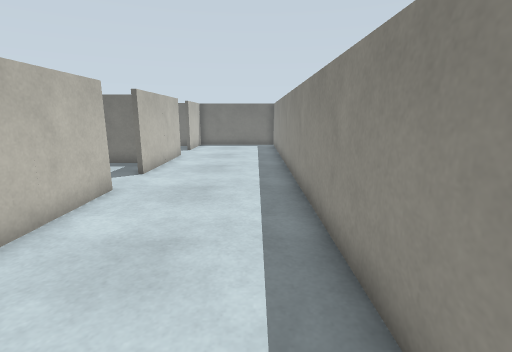
[1] (above)

17 first-person views from a walk through a world built for the Gazebo simulator. The camera is 1.1 m above the floor, tilts 12° down and sees 85° across. The floor is counted in squares, 0.5 m on a side. Each view is taken from the middle of a square. On the plan, view 1 faces up. The plan holds only what a view shows up to about 17 squares ahead; the rest is blank. Robots are left out.

[2]
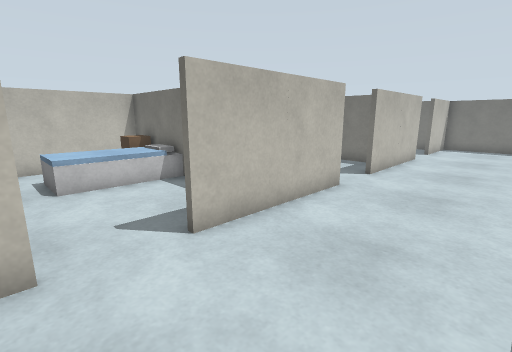

[3]
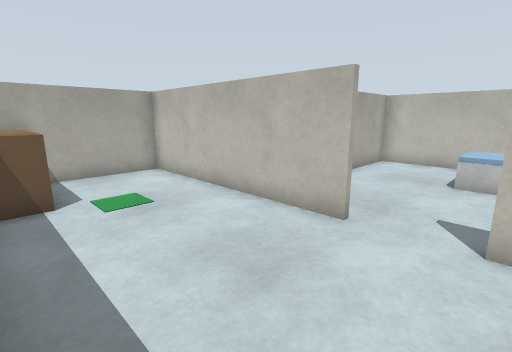

[4]
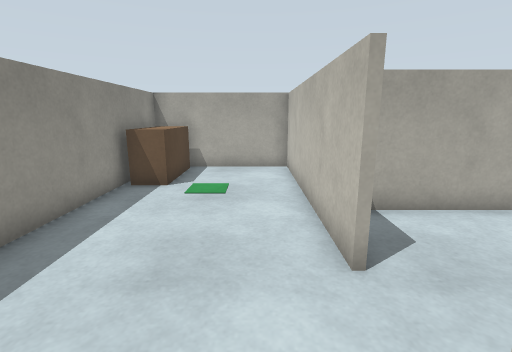

[5]
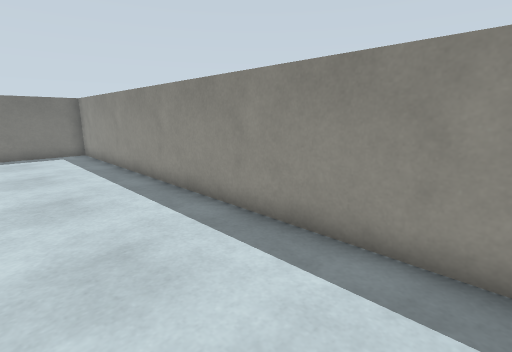

[6]
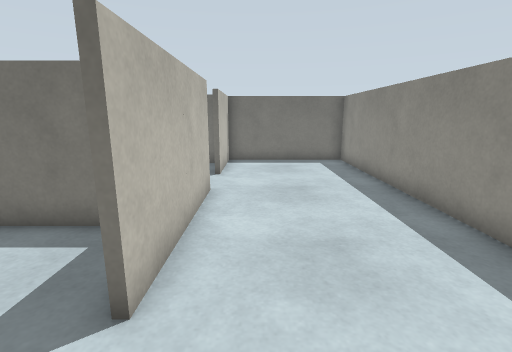

[7]
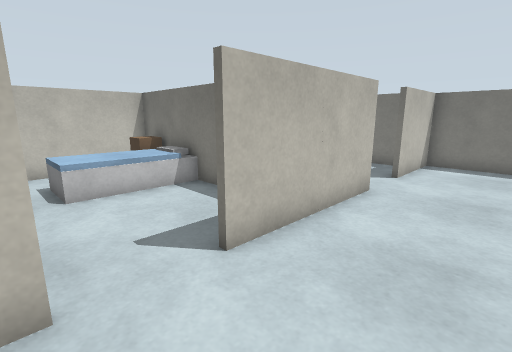

[8]
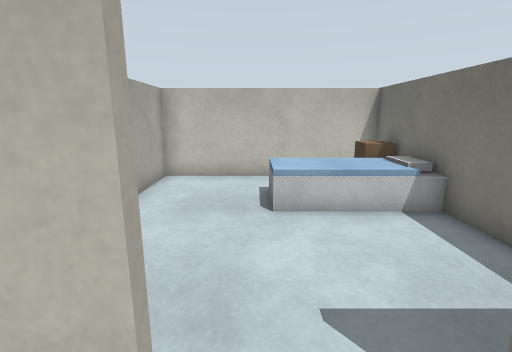

[9]
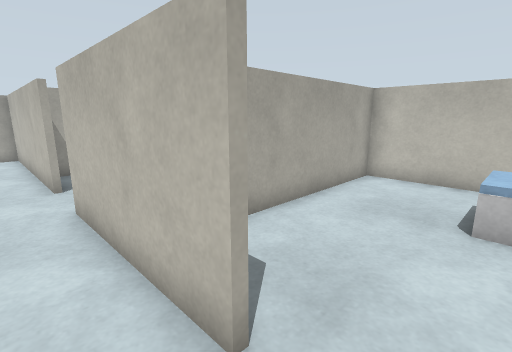

[10]
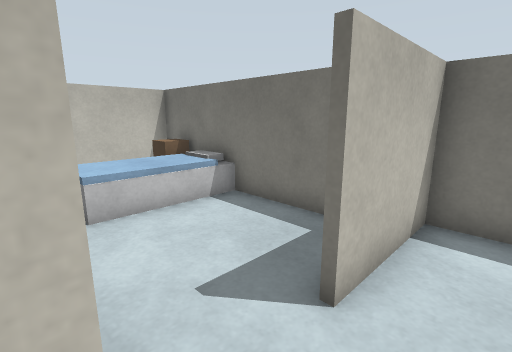

[11]
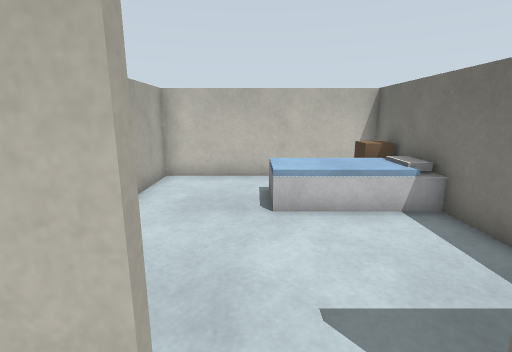

[12]
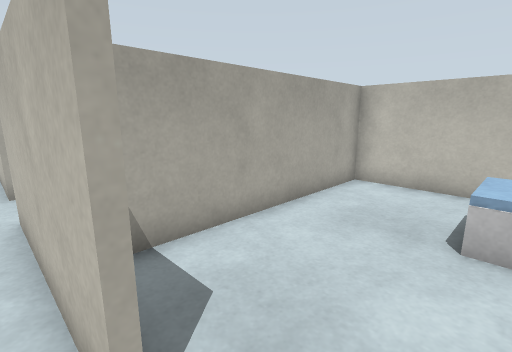

[13]
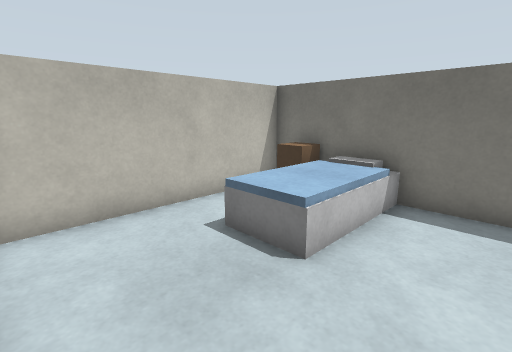

[14]
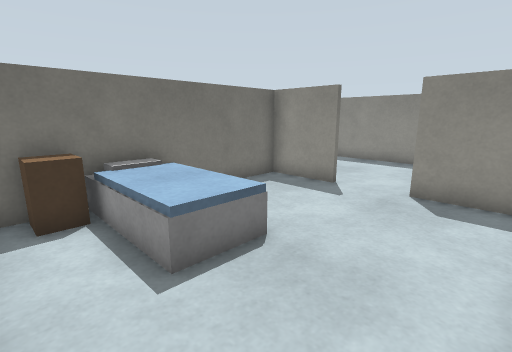

[15]
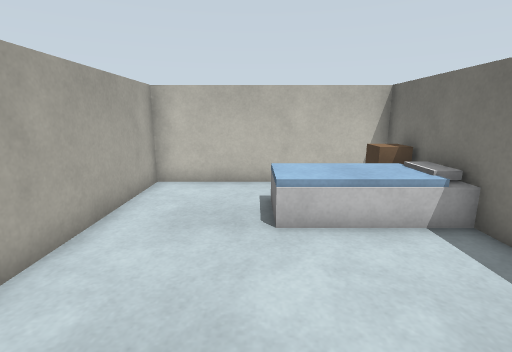

[16]
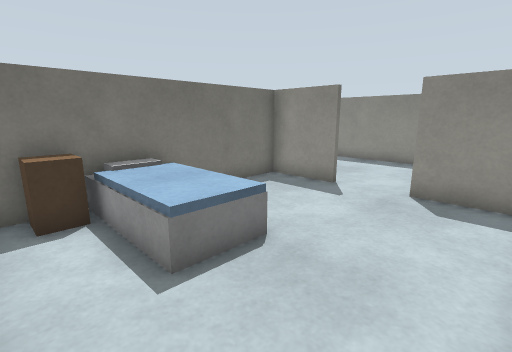

[17]
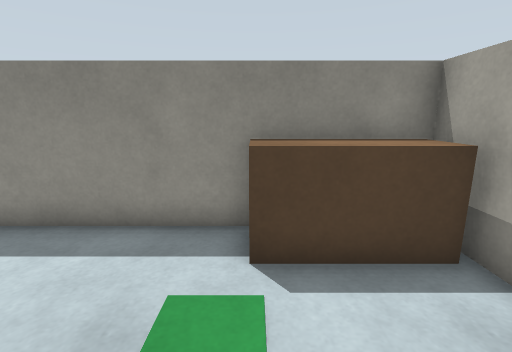

### Floor plan
Points are (right, up) in squares from view 1. A wall is a line through its corners. A room is listed if a view was taken in it or the views show most of it. See-through windows are left out.
Room 1 (views 1, 2, 3, 4, 5, 6, 7, 8, 9, 10, 11, 12, 15, 17)
walls: (-4.4, 8.4) (-4.4, 2.6); (-4.4, 0.4) (-4.4, -8.4) (1.4, -8.4) (1.4, 22.4) (-4.4, 22.4) (-4.4, 18.6); (-4.4, 16.4) (-4.4, 10.6)
ways out: opening at (-5, 17.5) to room 2; opening at (-5, 1.5) to room 3; opening at (-5, 9.5) to room 4
objects: brown box (0, -8) to (1, -5)
Room 2 (views 13, 14)
walls: (-8.5, 13.6) (-5.5, 13.6); (-4.6, 18.6) (-4.6, 21.4) (-13.4, 21.4) (-13.4, 13.5); (-4.6, 14.1) (-4.6, 16.4); (-13.5, 13.6) (-12.4, 13.6)
ways out: opening at (-5, 17.5) to room 1
objects: cabinet (-12, 21); white box (-11, 18) to (-11, 20); white box (-11, 21) to (-10, 21); blue box (-10, 18) to (-10, 20)
Room 3 (view 16)
walls: (-4.6, 2.6) (-4.6, 5.4) (-8.6, 5.4); (-4.6, -1.9) (-4.6, 0.4); (-12.4, 5.4) (-13.5, 5.4); (-13.4, 5.5) (-13.4, -2.4) (-5, -2.4)
ways out: opening at (-5, 1.5) to room 1
objects: cabinet (-12, 5); white box (-11, 2) to (-11, 4); white box (-11, 5) to (-10, 5); blue box (-10, 2) to (-10, 4); white box (-9, 5)
Room 4 (no view inside)
walls: (-8.5, 5.6) (-7.1, 5.6); (-12.4, 13.4) (-13.5, 13.4); (-5.6, 13.4) (-8.5, 13.4); (-13.5, 5.6) (-12.4, 5.6); (-13.4, 13.5) (-13.4, 5.5)
ways out: opening at (-5, 9.5) to room 1
objects: cabinet (-12, 13); white box (-11, 10) to (-11, 12); white box (-11, 13) to (-10, 13); blue box (-10, 10) to (-10, 12); white box (-9, 13)

Where each view was taken, in squares from view 1:
view 1: 0 up, 0 right, facing up
view 2: 0 up, 0 right, facing up-left
view 3: 3 up, 1 right, facing down-left
view 4: 4 up, 3 left, facing down
view 5: 4 up, 3 left, facing up-right
view 6: 8 up, 3 left, facing up
view 7: 8 up, 1 left, facing up-left
view 8: 9 up, 3 left, facing left
view 9: 10 up, 3 left, facing down-left
view 10: 16 up, 3 left, facing up-left
view 11: 17 up, 3 left, facing left
view 12: 18 up, 4 left, facing down-left
view 13: 14 up, 7 left, facing up-left
view 14: 14 up, 13 left, facing up-right
view 15: 1 up, 4 left, facing left
view 16: 2 down, 13 left, facing up-right
view 17: 5 down, 4 left, facing right
